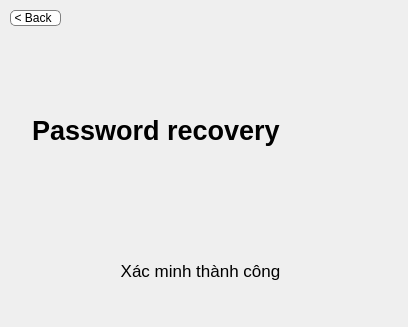
             <widget class="QWidget" name="page_9">
              <widget class="QLabel" name="label_3">
               <property name="geometry">
                <rect>
                 <x>160</x>
                 <y>180</y>
                 <width>70</width>
                 <height>70</height>
                </rect>
               </property>
               <property name="text">
                <string/>
               </property>
               <property name="pixmap">
                <pixmap resource="Resources.qrc">:/new/prefix1/Resources/accept.png</pixmap>
               </property>
               <property name="scaledContents">
                <bool>true</bool>
               </property>
              </widget>
              <widget class="QLabel" name="label_28">
               <property name="geometry">
                <rect>
                 <x>32</x>
                 <y>110</y>
                 <width>351</width>
                 <height>41</height>
                </rect>
               </property>
               <property name="font">
                <font>
                 <pointsize>20</pointsize>
                 <bold>true</bold>
                </font>
               </property>
               <property name="text">
                <string>Password recovery</string>
               </property>
              </widget>
              <widget class="QLabel" name="label_4">
               <property name="geometry">
                <rect>
                 <x>100</x>
                 <y>260</y>
                 <width>201</width>
                 <height>21</height>
                </rect>
               </property>
               <property name="font">
                <font>
                 <pointsize>13</pointsize>
                </font>
               </property>
               <property name="text">
                <string>Xác minh thành công</string>
               </property>
               <property name="alignment">
                <set>Qt::AlignmentFlag::AlignCenter</set>
               </property>
              </widget>
              <widget class="QPushButton" name="backbtn_3">
               <property name="geometry">
                <rect>
                 <x>10</x>
                 <y>10</y>
                 <width>51</width>
                 <height>16</height>
                </rect>
               </property>
               <property name="styleSheet">
                <string notr="true">padding-left:-5px;
border: 0.5px solid gray;
border-radius: 5px;
background-color: rgb(255, 255, 255);</string>
               </property>
               <property name="text">
                <string>&lt; Back</string>
               </property>
              </widget>
              <widget class="QLabel" name="mk">
               <property name="geometry">
                <rect>
                 <x>0</x>
                 <y>300</y>
                 <width>399</width>
                 <height>18</height>
                </rect>
               </property>
               <property name="font">
                <font>
                 <pointsize>10</pointsize>
                </font>
               </property>
               <property name="text">
                <string/>
               </property>
               <property name="alignment">
                <set>Qt::AlignmentFlag::AlignCenter</set>
               </property>
              </widget>
             </widget>
